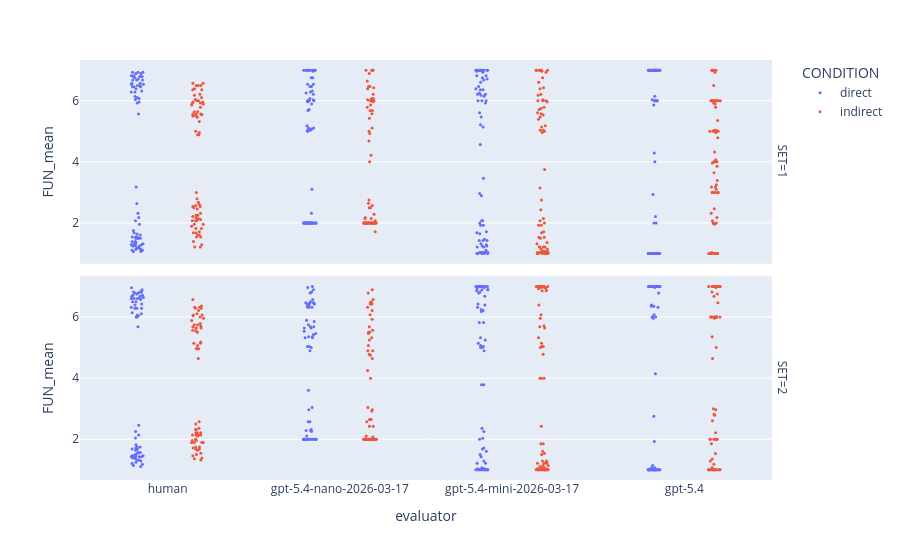

Write notebook code for a chart like this one.
### Markdown cell above
## By evaluator, condition and set

### Code cell
fig = px.strip(
    df_long,
    y="FUN_mean",
    x="evaluator",
    color="CONDITION",
    stripmode='group',
    facet_row="SET")
fig.update_traces(marker_size=3)
fig.show()

### Figure 1 — Plotly figure (JSON) as saved in the notebook; plotly's stock layout.template omitted (floating-point values rounded to 4 significant figures; data arrays with more than 128 entries replaced by an {"elided": "..."} marker saying what was removed)
{"data": [{"alignmentgroup": "True", "boxpoints": "all", "fillcolor": "rgba(255,255,255,0)", "hoveron": "points", "hovertemplate": "CONDITION=direct<br>SET=1<br>evaluator=%{x}<br>FUN_mean=%{y}<extra></extra>", "legendgroup": "direct", "line": {"color": "rgba(255,255,255,0)"}, "marker": {"color": "#636efa", "size": 3}, "name": "direct", "offsetgroup": "direct", "orientation": "v", "pointpos": 0, "showlegend": true, "type": "box", "x": {"elided": "288 str values"}, "x0": " ", "xaxis": "x2", "y": {"elided": "288 float values"}, "y0": " ", "yaxis": "y2"}, {"alignmentgroup": "True", "boxpoints": "all", "fillcolor": "rgba(255,255,255,0)", "hoveron": "points", "hovertemplate": "CONDITION=direct<br>SET=2<br>evaluator=%{x}<br>FUN_mean=%{y}<extra></extra>", "legendgroup": "direct", "line": {"color": "rgba(255,255,255,0)"}, "marker": {"color": "#636efa", "size": 3}, "name": "direct", "offsetgroup": "direct", "orientation": "v", "pointpos": 0, "showlegend": false, "type": "box", "x": {"elided": "264 str values"}, "x0": " ", "xaxis": "x", "y": {"elided": "264 float values"}, "y0": " ", "yaxis": "y"}, {"alignmentgroup": "True", "boxpoints": "all", "fillcolor": "rgba(255,255,255,0)", "hoveron": "points", "hovertemplate": "CONDITION=indirect<br>SET=1<br>evaluator=%{x}<br>FUN_mean=%{y}<extra></extra>", "legendgroup": "indirect", "line": {"color": "rgba(255,255,255,0)"}, "marker": {"color": "#EF553B", "size": 3}, "name": "indirect", "offsetgroup": "indirect", "orientation": "v", "pointpos": 0, "showlegend": true, "type": "box", "x": {"elided": "288 str values"}, "x0": " ", "xaxis": "x2", "y": {"elided": "288 float values"}, "y0": " ", "yaxis": "y2"}, {"alignmentgroup": "True", "boxpoints": "all", "fillcolor": "rgba(255,255,255,0)", "hoveron": "points", "hovertemplate": "CONDITION=indirect<br>SET=2<br>evaluator=%{x}<br>FUN_mean=%{y}<extra></extra>", "legendgroup": "indirect", "line": {"color": "rgba(255,255,255,0)"}, "marker": {"color": "#EF553B", "size": 3}, "name": "indirect", "offsetgroup": "indirect", "orientation": "v", "pointpos": 0, "showlegend": false, "type": "box", "x": {"elided": "264 str values"}, "x0": " ", "xaxis": "x", "y": {"elided": "264 float values"}, "y0": " ", "yaxis": "y"}], "layout": {"annotations": [{"font": {}, "showarrow": false, "text": "SET=2", "textangle": 90, "x": 0.98, "xanchor": "left", "xref": "paper", "y": 0.2425, "yanchor": "middle", "yref": "paper"}, {"font": {}, "showarrow": false, "text": "SET=1", "textangle": 90, "x": 0.98, "xanchor": "left", "xref": "paper", "y": 0.7575, "yanchor": "middle", "yref": "paper"}], "boxmode": "group", "legend": {"title": {"text": "CONDITION"}, "tracegroupgap": 0}, "margin": {"t": 60}, "xaxis": {"anchor": "y", "domain": [0, 0.98], "title": {"text": "evaluator"}}, "xaxis2": {"anchor": "y2", "domain": [0, 0.98], "matches": "x", "showticklabels": false}, "yaxis": {"anchor": "x", "domain": [0, 0.485], "title": {"text": "FUN_mean"}}, "yaxis2": {"anchor": "x2", "domain": [0.515, 1], "matches": "y", "title": {"text": "FUN_mean"}}}}
